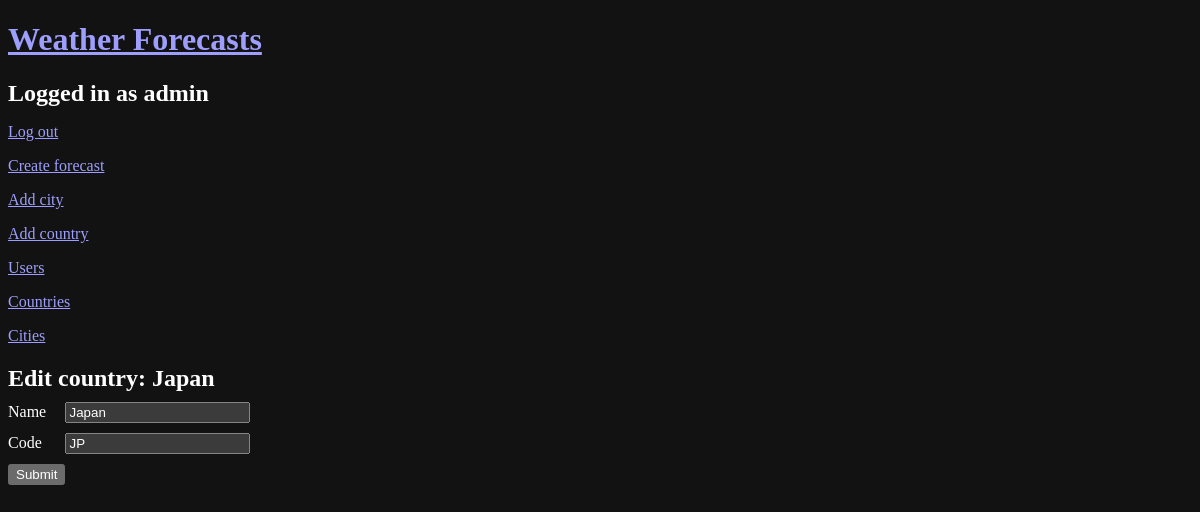
Screenshot of /countries/edit/2 (signed in) with the database file from the repository.
### models.py (models this page shows, shortened)
class User(db.Model, UserMixin):
    __tablename__ = 'user'
    id = db.Column(db.Integer, primary_key=True)
    username = db.Column(db.String(64), index=True, unique=True)
    email = db.Column(db.String(120), index=True, unique=True)
    password_hash = db.Column(db.String(128))
    is_staff = db.Column(db.Boolean, default=False)

class Country(db.Model):
    __tablename__ = 'country'
    id = db.Column(db.Integer, primary_key=True)
    name = db.Column(db.String(100), nullable=False)
    code = db.Column(db.String(2), nullable=False)

### app.py (the view)
@app.route('/countries/edit/<int:country_id>', methods=['GET', 'POST'])
@login_required
def edit_country(country_id):
    country = Country.query.get(country_id)
    if (country is None):
        return redirect(url_for('error_view', code=404, detail='Country not found'))
    form = CountryForm(obj=country)
    if form.validate_on_submit():
        form.populate_obj(country)
        db.session.commit()
        return redirect(url_for('countries'))
    return render_template('edit_country.html', form=form, country = country)

### forms.py
class CountryForm(FlaskForm):
    name = StringField('Country Name', validators=[DataRequired()])
    code = StringField('Country Code', validators=[DataRequired()])
    submit = SubmitField('Submit')

### app.py (called while the page is built)
@login_manager.user_loader
def load_user(user_id):
    return User.query.get(int(user_id))

### templates/edit_country.html (shortened to what this page needs)
{% extends "base.html" %}
{% block content %}
  <h2>Edit country: {{ country.name }}</h2>
  <form action="{{ url_for('edit_country', country_id=country.id) }}" method="post">
    <div>
      <label for="name">Name</label>
      {{ form.name(id="name") }}
    </div>
    <div>
      <label for="code">Code</label>
      {{ form.code(id="code") }}
    </div>
    <button type="submit" id="submit">Submit</button>
  </form>
{% endblock %}

### templates/base.html (shortened to what this page needs)
<!DOCTYPE html>
<html lang="en">
<head>
  <link rel="stylesheet" href="{{ url_for('static', filename='style.css') }}"/>
</head>
<body>
<a href="{{ url_for('index') }}"><h1>Weather Forecasts</h1></a>
{% if current_user.is_anonymous %}
  <p><a href="{{ url_for('register') }}">Register</a></p>
  <p><a href="{{ url_for('login_view') }}">Login</a></p>
{% else %}
  <h2>Logged in as {{ current_user.username }}</h2>
  <p><a href="{{ url_for('logout_view') }}">Log out</a></p>
  {% if current_user.is_staff %}
    <p><a href="{{ url_for('create_forecast') }}">Create forecast</a></p>
    <p><a href="{{ url_for('add_city') }}">Add city</a></p>
    <p><a href="{{ url_for('add_country') }}">Add country</a></p>
    <p><a href="{{ url_for('users_view') }}">Users</a></p>
    <p><a href="{{ url_for('countries') }}">Countries</a></p>
    <p><a href="{{ url_for('cities') }}">Cities</a></p>
  {% endif %}
{% endif %}
{% block content %}{% endblock %}
</body>
</html>

### static/style.css (style rules this page uses)
:root { color-scheme: dark; }
body > * { margin-bottom: 10px; }
form { display: table; }
form > div { display: table-row; }
label, select, input { display: table-cell; margin-bottom: 10px; }
label { padding-right: 10px; }
button { margin-bottom: 10px; }

### rows the page displays
User: username "admin"
Country: name "Japan", code "JP"
